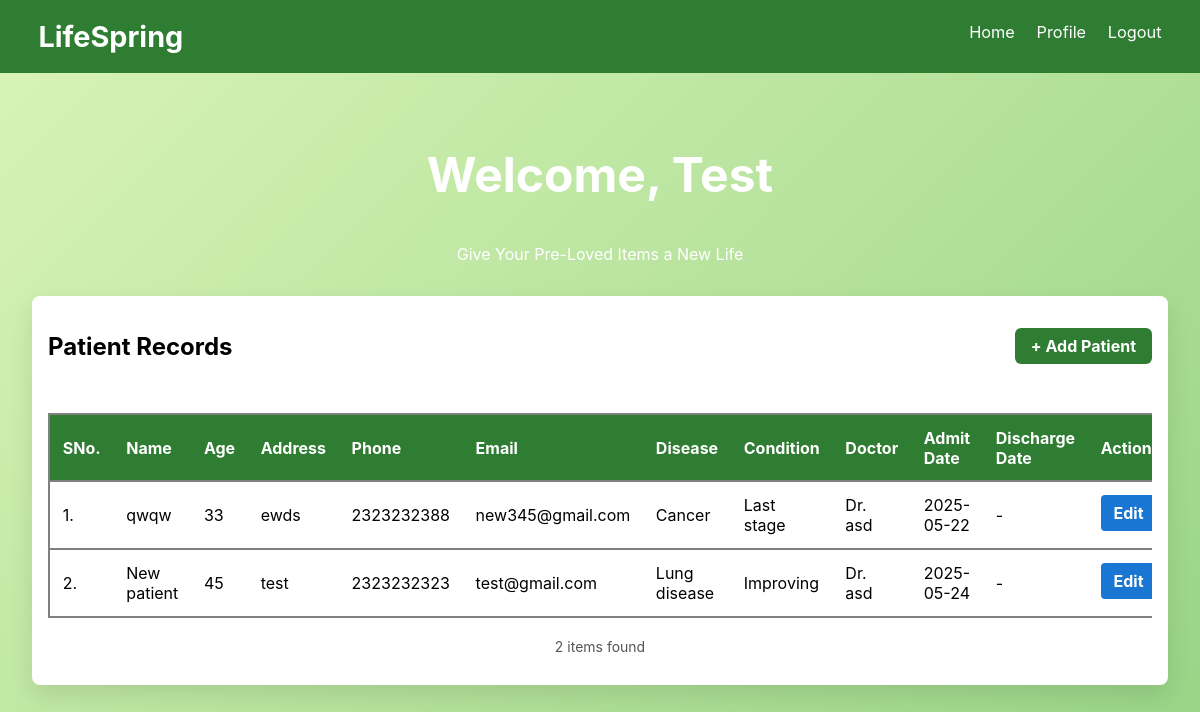
The app's page /dashboard (signed in) with its own data.
### tables this page shows
CREATE TABLE patient (
            id INTEGER PRIMARY KEY AUTOINCREMENT,
            name TEXT NOT NULL,
            age INTEGER NOT NULL,
            address TEXT,
            phone TEXT,
            email TEXT,
            disease TEXT,
            current_condition TEXT,
            doctor TEXT,
            admit_date TEXT,
            discharge_date TEXT
        );

### app.py (the view)
@app.route('/dashboard')
def dashboard():
    if 'user_id' not in session:
        return redirect(url_for('login'))
    patient_data = get_patient_data()
    return render_template('dashboard.html', patient_data=patient_data, username=session.get('username'))

### db_helpers.py (called while the page is built)
def get_db_connection():
    conn = sqlite3.connect(DB_PATH)
    conn.row_factory = sqlite3.Row
    return conn

def get_patient_data():
    conn = get_db_connection()
    patients = conn.execute('SELECT * FROM patient').fetchall()
    conn.close()
    return patients

### templates/dashboard.html (shortened to what this page needs)
<!DOCTYPE html>
<html lang="en">
<head>
    <link rel="stylesheet" href="{{ url_for('static', filename='style.css') }}">
</head>
<body>
    <header class="header">
        <div class="logo">LifeSpring</div>
        <nav class="nav">
            <a href="{{ url_for('dashboard') }}">Home</a>
            <a href="{{ url_for('profile') }}">Profile</a>
            <a href="{{ url_for('logout') }}">Logout</a>
        </nav>
    </header>
    <main class="main">
        <section class="hero">
            <h1 class="welcome_header">Welcome, {{ username }}</h1>
            <p>Give Your Pre-Loved Items a New Life</p>
        </section>
        <section class="data-section">
            <div class="section-header">
                <h2>Patient Records</h2>
                <a href="{{ url_for('add_patient') }}" class="add-btn">+ Add Patient</a>
            </div>
            <div class="table-container">
                <table>
                    <thead>
                        <tr>
                            <th>SNo.</th>
                            <th>Name</th>
                            <th>Age</th>
                            <th>Address</th>
                            <th>Phone</th>
                            <th>Email</th>
                            <th>Disease</th>
                            <th>Condition</th>
                            <th>Doctor</th>
                            <th>Admit Date</th>
                            <th>Discharge Date</th>
                            <th>Actions</th>
                        </tr>
                    </thead>
                    <tbody>
                        {% for patient in patient_data %}
                        <tr>
                            <td>{{ loop.index }}.</td>
                            <td>{{ patient.name }}</td>
                            <td>{{ patient.age }}</td>
                            <td>{{ patient.address }}</td>
                            <td>{{ patient.phone }}</td>
                            <td>{{ patient.email }}</td>
                            <td>{{ patient.disease }}</td>
                            <td>{{ patient.current_condition }}</td>
                            <td>{{ patient.doctor }}</td>
                            <td>{{ patient.admit_date }}</td>
                            <td>{{ patient.discharge_date  if patient.discharge_date else '-' }}</td>
                            <td class="actions">
                                <a href="{{ url_for('edit_patient', patient_id=patient.id) }}" class="action-btn edit">Edit</a>
                            </td>
                        </tr>
                        {% endfor %}
                    </tbody>
                </table>
                 <p id="productCount">{{ patient_data|length }} items found</p>
            </div>
        </section>
    </main>
</body>
</html>

### static/style.css (style rules this page uses)
body { margin: 0; font-family: 'Inter', sans-serif; background: linear-gradient(135deg, rgba(208, 241, 165, 0.8), rgba(124, 200, 103, 0.8)); height: 100vh; color: white; height: 100vh; max-height: 100%; }
.header { display: flex; justify-content: space-between; padding: 1em 2em; background-color: #2e7d32; font-size: 1.2em; }
.nav a { margin-left: 1em; color: white; text-decoration: none; font-size: 0.85em; }
.logo { font-weight: bold; font-size: 1.5em; }
.main { padding: 2em; }
.welcome_header { font-size: 3rem; }
.hero { text-align: center; margin-bottom: 2em; }
#productCount { text-align: center; margin-top: 20px; font-size: 14px; }
.data-section { background: white; padding: 1em; border-radius: 8px; box-shadow: 0 10px 25px rgba(0, 0, 0, 0.1); color: #000;; }
.table-container { overflow-x: auto; }
table { width: 100%; border-collapse: collapse; margin-top: 1em; }
th, td { padding: 0.8em; background: rgba(255, 255, 255, 0.15); border-bottom: 1px solid rgba(255, 255, 255, 0.2); color: #fff; text-align: left; }
th { background-color: #2e7d32; }
td { color: black; }
tr { border: 2px solid grey; }
.section-header { display: flex; justify-content: space-between; align-items: center; margin-bottom: 1em; }
.add-btn { background-color: #2e7d32; color: white; padding: 0.5em 1em; text-decoration: none; border-radius: 6px; font-weight: bold; }
.action-btn { padding: 0.4em 0.8em; margin-right: 0.4em; border: none; border-radius: 4px; cursor: pointer; font-weight: bold; text-decoration: none; }
.action-btn.edit { background-color: #1976d2; color: white; padding: 0.5rem 0.8rem; }
.actions { display: flex; align-items: center; }
#productCount { text-align: center; margin-top: 20px; color: #555; font-size: 14px; }

### records on screen
patient: address "Test", name "New patient", age "45", address "test", phone "2323232323", email "test@gmail.com", disease "Lung disease", current_condition "Improving", doctor "Dr. asd", admit_date "2025-05-24", discharge_date "-"
patient: name "qwqw", age "33", address "ewds", phone "2323232388", email "new345@gmail.com", disease "Cancer", current_condition "Last stage", doctor "Dr. asd", admit_date "2025-05-22", discharge_date "-"

### other values on screen
{{ patient_data|length }} "2"
